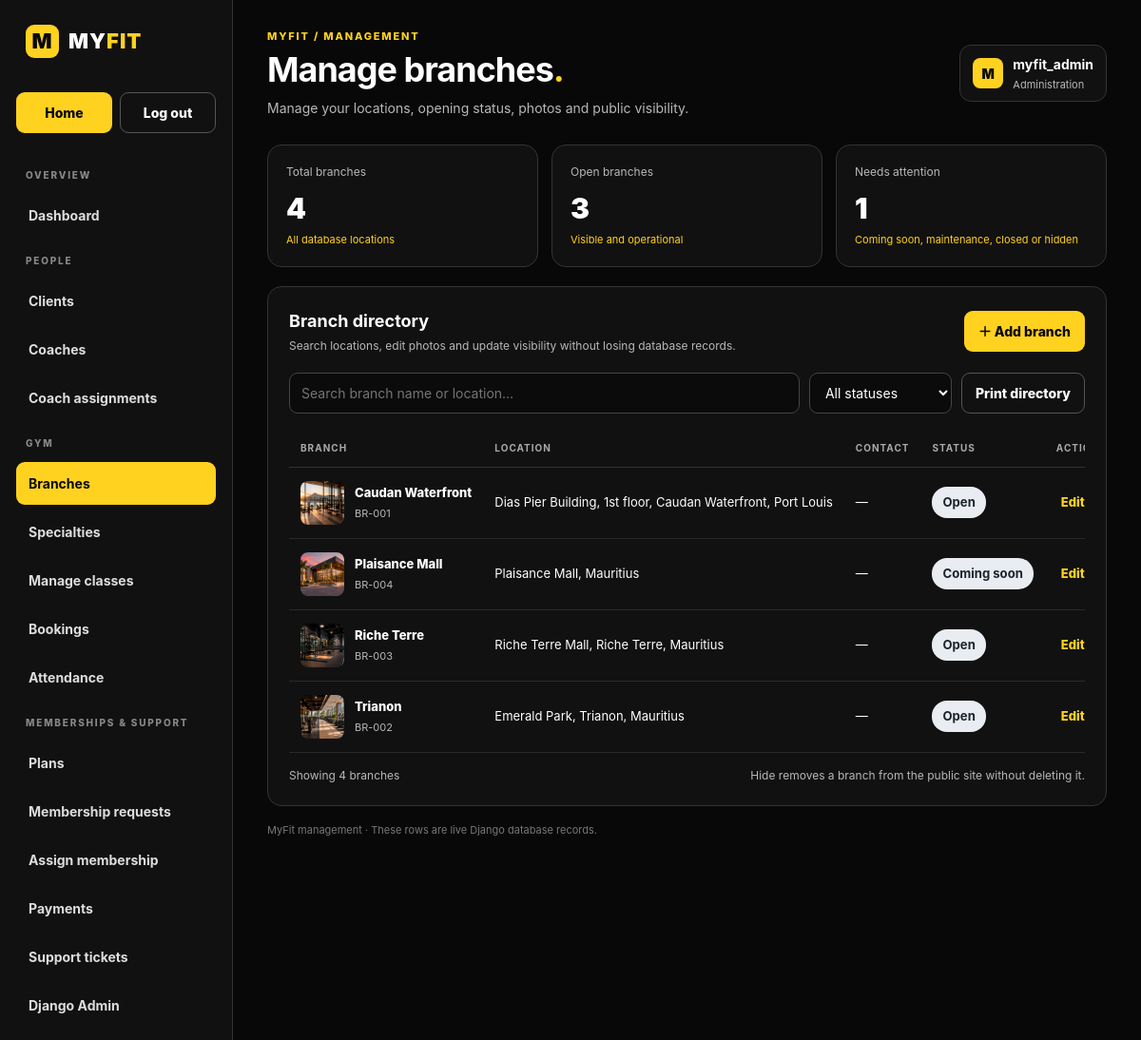
Before: /staff/branches/ (signed in) with the older database file.
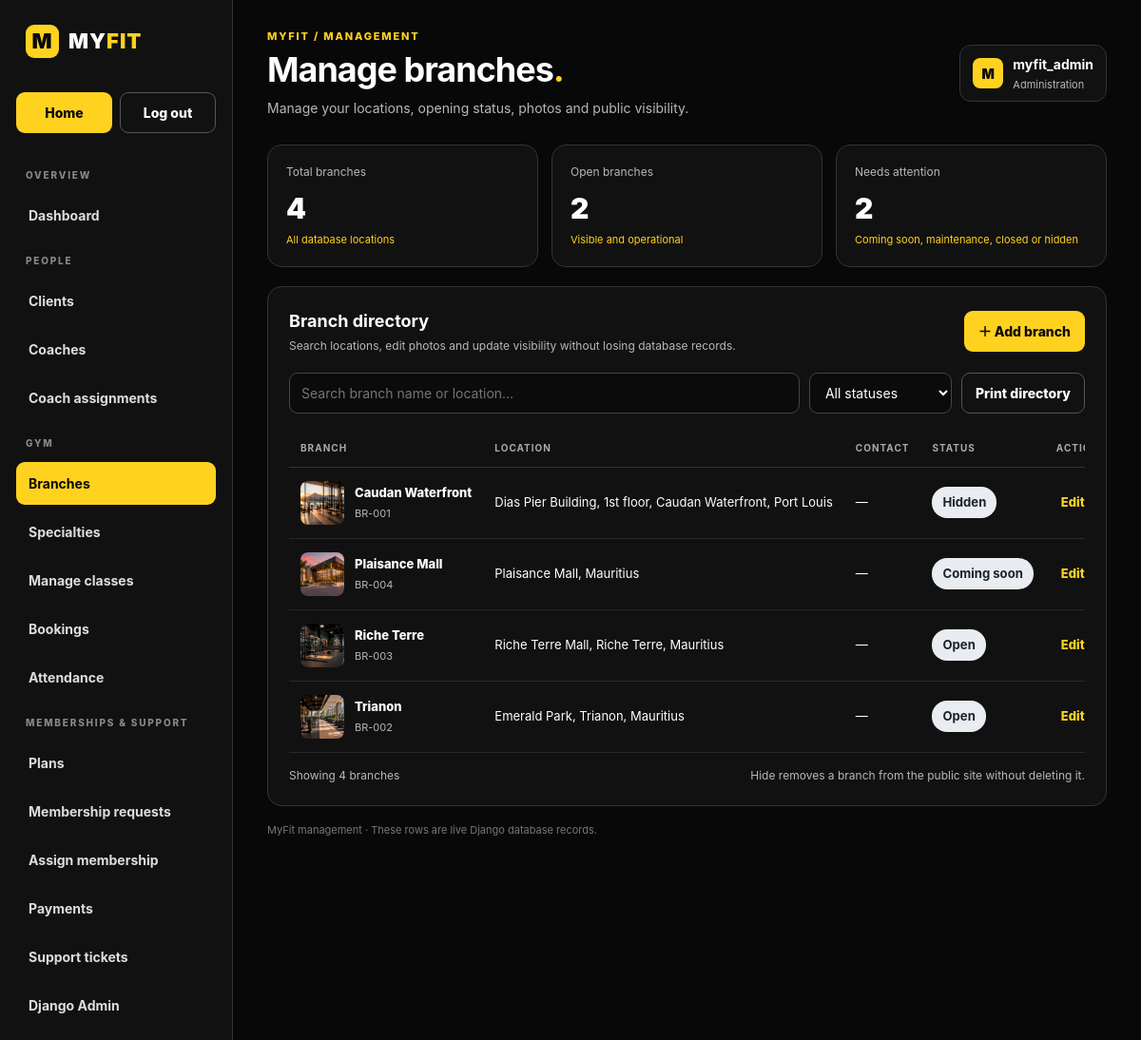
After: the same page with the newer database file.
### core/models.py (models this page shows, shortened)
class Branch(models.Model): #allows Django to map this class to a database table.
    name = models.CharField(max_length=120, unique=True) #short strings, maximum of 120 characters, unique name
    address = models.TextField() #Stores text without, field as required by default, field is non-null by default.
    phone = models.CharField(max_length=20, blank=True) #Stores the number as text because someone could put a + at the start
    email = models.EmailField(blank=True) #specialized CharField that validates email formatting
    opening_hours = models.TextField(blank=True)
    operational_status = models.CharField(max_length=20, choices=[
        ('Open', 'Open'), ('Maintenance', 'Maintenance'),
        ('Coming soon', 'Coming soon'), ('Closed', 'Closed'),
    ], default='Open')
    is_active = models.BooleanField(default=True)
    image = models.ImageField(upload_to='branches/', blank=True, validators=MYFIT_IMAGE_VALIDATORS)#<------ image
    created_at = models.DateTimeField(auto_now_add=True)#Stores when the branch record was created.
    updated_at = models.DateTimeField(auto_now=True)#Stores when the branch record was updated.
    class Meta:
        verbose_name_plural = "Branches"
        ordering = ["name"] #This tells Django to sort query results by name in ascending alphabetical order by default.

### core/views.py (the view)
# urls.py: path('staff/branches/', views.manage_branches, name='manage_branches'),
@role_required('Admin')
def manage_branches(request):
    return render(request, 'myfit/manage_branches.html', {
        'branches': Branch.objects.all().order_by('name'),
        'total_branch_count': Branch.objects.count(),
        'active_branch_count': Branch.objects.filter(is_active=True, operational_status='Open').count(),
        'attention_branch_count': Branch.objects.exclude(is_active=True, operational_status='Open').count(),
    })

### core/context_processors.py (called while the page is built)
def notifications(request):
    if not request.user.is_authenticated:
        return {
            'latest_notifications': (),
            'unread_notification_count': 0,
        }
    notification_manager = request.user.notifications
    return {
        'latest_notifications': notification_manager.order_by('-created_at')[:10],
        'unread_notification_count': notification_manager.filter(is_read=False).count(),
    }

### core/permissions.py (called while the page is built)
def has_role(user, role):
    if not user.is_authenticated or not user.is_active: #user.is_authenticated checks whether the user is logged in.
        return False
    if role == "Admin" and user.is_superuser:
        return True
    return user.groups.filter(name=role).exists()

### core/templates/myfit/manage_branches.html (shortened to what the changed rows need)
{% load static %}
<!doctype html>
<html lang="en">
<head>
  <link rel="stylesheet" href="{% static 'css/manage_branches.css' %}">
</head>
<body>
<div class="shell">
  <main class="main">
    <header class="topbar">
      <div>
        <h1 class="page-title">Manage branches<span class="page-inline-1">.</span></h1>
      </div>
    </header>
    <section class="stats" aria-label="Branch summary">
      <article class="stat"><div class="stat-label">Open branches</div>
        <div class="stat-value" id="openBranches">{{ active_branch_count }}</div>
        <div class="stat-foot">Visible and operational</div></article>
      <article class="stat"><div class="stat-label">Needs attention</div>
        <div class="stat-value" id="attentionBranches">{{ attention_branch_count }}</div>
        <div class="stat-foot">Coming soon, maintenance, closed or hidden</div></article>
    </section>
    <section class="panel">
      <div class="panel-head">
        <div><h2 class="panel-title">Branch directory</h2>
          <p class="panel-subtitle">Search locations, edit photos and update visibility without losing database records.</p></div>
      </div>
      <div class="table-wrap">
        <table id="branchTable">
          <thead><tr><th>BRANCH</th><th>LOCATION</th><th>CONTACT</th><th>STATUS</th><th>ACTIONS</th></tr></thead>
          <tbody>
          {% for branch in branches %}
          <tr data-status="{% if branch.is_active %}{{ branch.operational_status }}{% else %}Hidden{% endif %}"
              data-name="{{ branch.name }}" data-address="{{ branch.address }}"
              data-phone="{{ branch.phone }}" data-email="{{ branch.email }}"
              data-hours="{{ branch.opening_hours }}" data-operation="{{ branch.operational_status }}"
              data-active="{% if branch.is_active %}true{% else %}false{% endif %}"
              data-edit-url="{% url 'myfit:branch_edit' branch.pk %}">
            <td><div class="branch-cell">
              {% if branch.image %}<img class="branch-thumb" src="{{ branch.image.url }}" alt="" loading="lazy">{% else %}<span class="branch-mark">{{ branch.name|slice:':2'|upper }}</span>{% endif %}
              <div><div class="primary-text">{{ branch.name }}</div>
                <div class="secondary-text">BR-{{ branch.pk|stringformat:'03d' }}</div></div>
            </div></td>
            <td>{{ branch.address }}</td>
            <td>{{ branch.phone|default:'—' }}</td>
            <td><span class="status-pill">{% if branch.is_active %}{{ branch.operational_status }}{% else %}Hidden{% endif %}</span></td>
            <td><div class="row-actions">
              <button type="button" class="text-btn edit-branch">Edit</button>
            </div></td>
          </tr>
          {% empty %}<tr><td colspan="5">No branches yet. Add your first location.</td></tr>{% endfor %}
          </tbody>
        </table>
      </div>
    </section>
  </main>
</div>
</body></html>

Changed rows visible on the page:
changed Branch "Caudan Waterfront": operational_status "Open" → (not shown); now shows "Hidden"
Other visible differences:
{{ active_branch_count }}: "3" → "2"
{{ attention_branch_count }}: "1" → "2"
